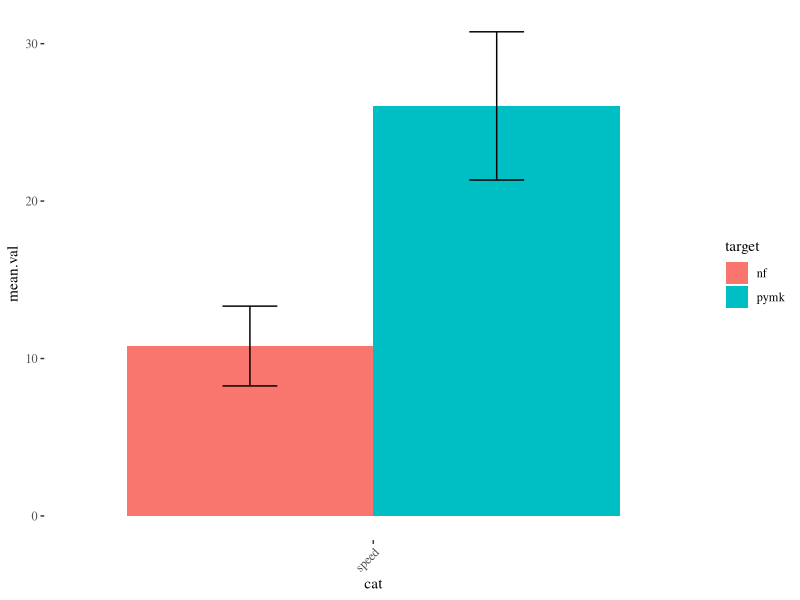
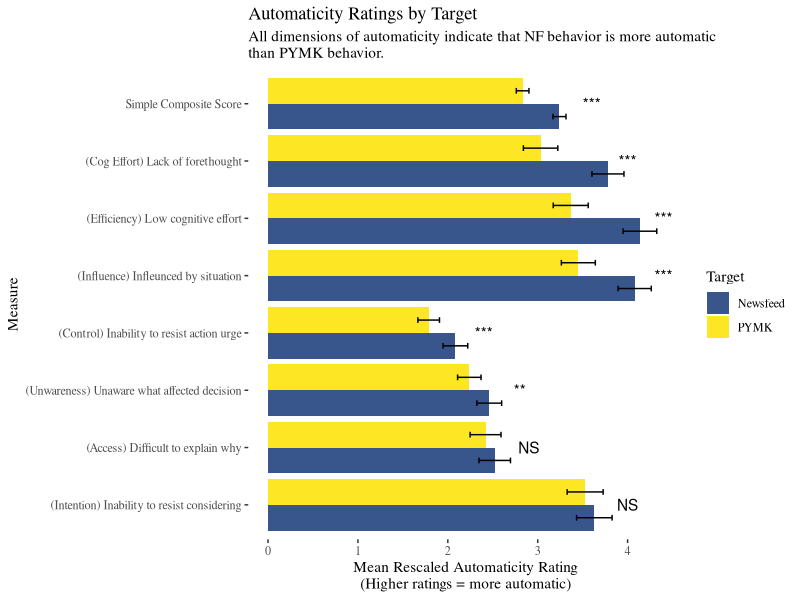
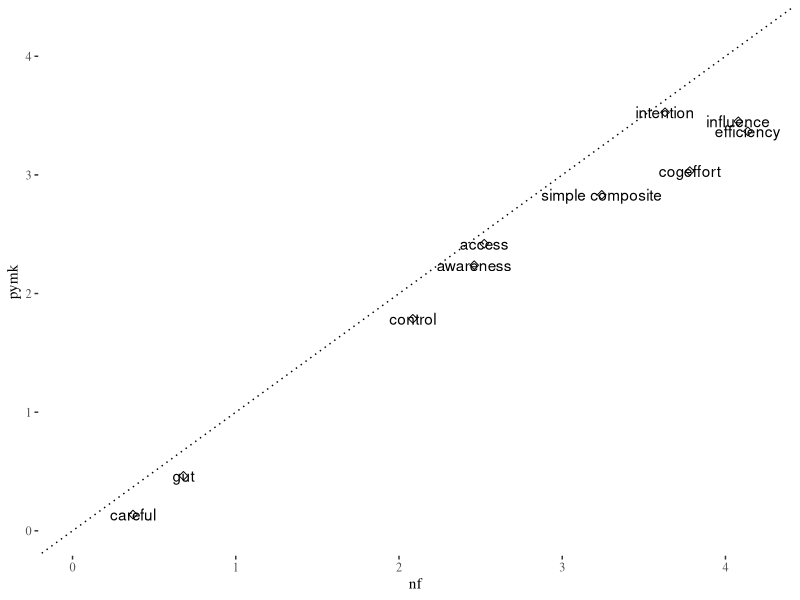
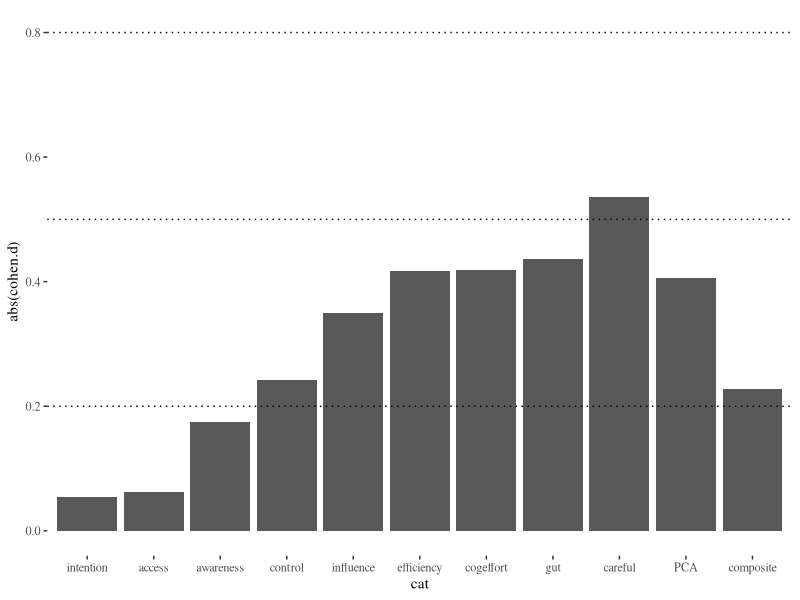
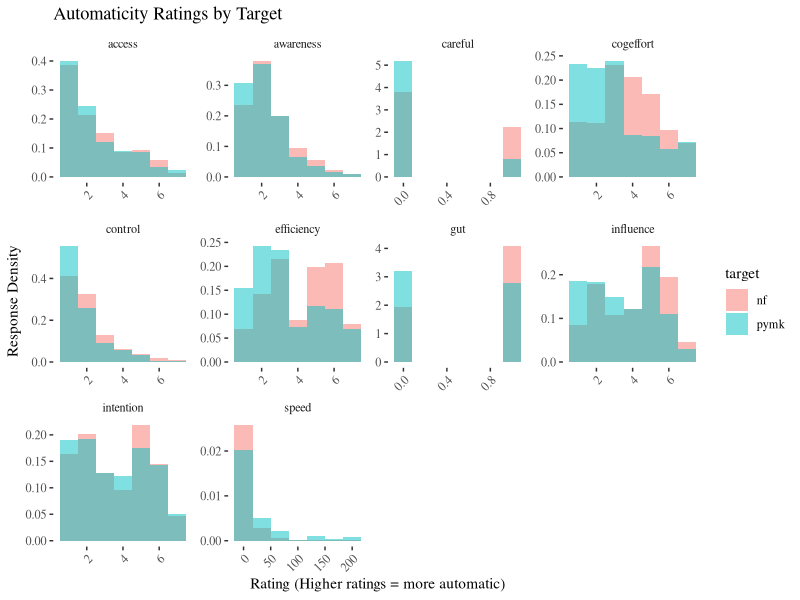
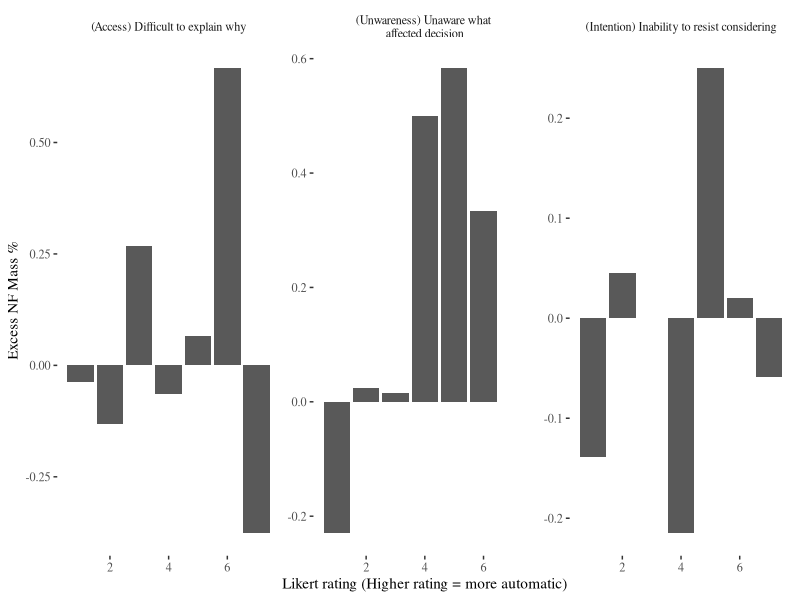
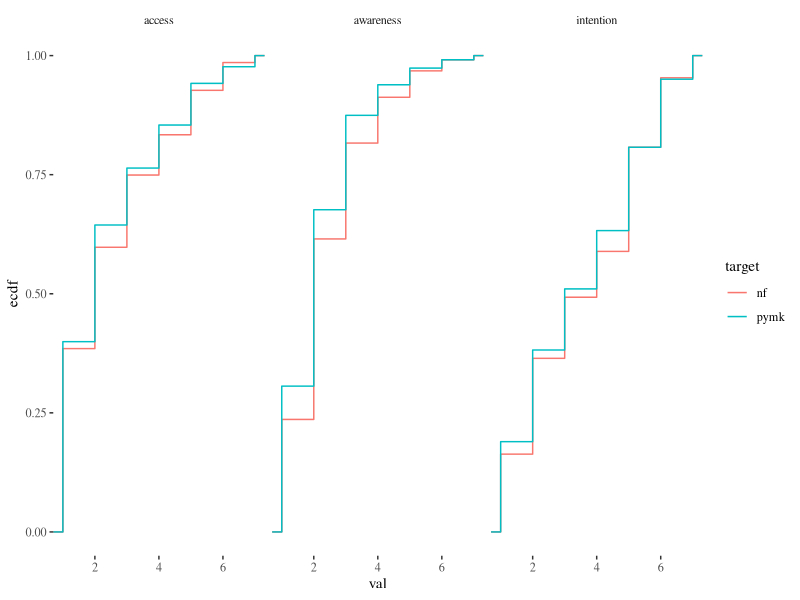
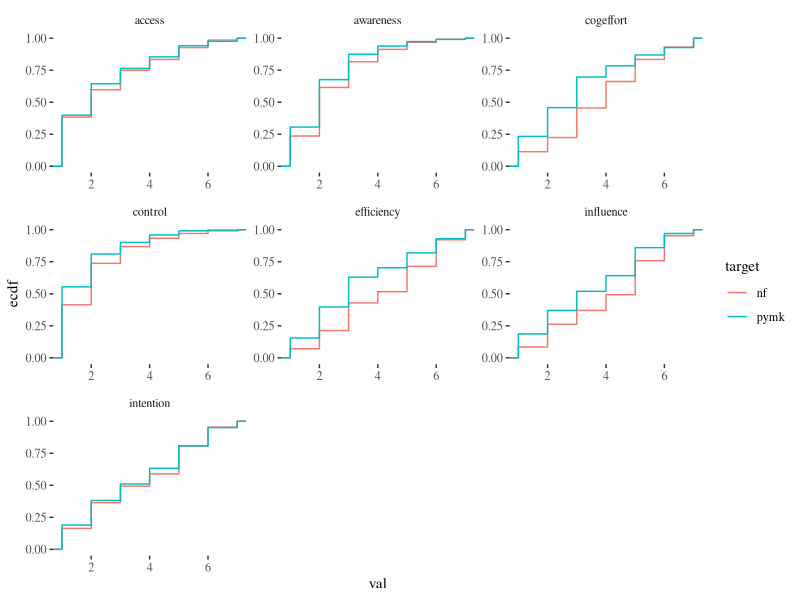

Here is the R script that generated these plots, in order:
## ---- chunk 1
knitr::opts_chunk$set(echo = F)
library(dplyr)
library(tidyr)
library(ggplot2)
library(ggthemes)
theme_set(theme_tufte())
options(ggplot2.continuous.colour="plasma")
options(ggplot2.continuous.fill = "plasma")

knitr::opts_knit$set(root.dir = '/Users/diagdavenport/Desktop/Synced Research/Ludwig/FB/Lockdown')

## ---- chunk 2
 
exim.raw <- read.csv('Data/Experimental Lab Data/Automaticity/ExIm data.csv')

## ---- chunk 3
 
exim.raw$access_pymk <- ifelse(exim.raw$condition1 == "pymk", exim.raw$access1, exim.raw$access2)
exim.raw$access_nf <- ifelse(exim.raw$condition1 == "like", exim.raw$access1, exim.raw$access2)

exim.raw$cogeffort_pymk <- ifelse(exim.raw$condition1 == "pymk", exim.raw$cog_effort1, exim.raw$cog_effort2)
exim.raw$cogeffort_nf <- ifelse(exim.raw$condition1 == "like", exim.raw$cog_effort1, exim.raw$cog_effort2)

exim.raw$influence_pymk <- ifelse(exim.raw$condition1 == "pymk", exim.raw$influence1, exim.raw$influence2)
exim.raw$influence_nf <- ifelse(exim.raw$condition1 == "like", exim.raw$influence1, exim.raw$influence2)

exim.raw$gut_pymk <- ifelse(exim.raw$condition1 == "pymk", exim.raw$gut1, exim.raw$gut2)
exim.raw$gut_nf <- ifelse(exim.raw$condition1 == "like", exim.raw$gut1, exim.raw$gut2)

exim.raw$careful_pymk <- ifelse(exim.raw$condition1 == "pymk", exim.raw$careful1, exim.raw$careful2)
exim.raw$careful_nf <- ifelse(exim.raw$condition1 == "like", exim.raw$careful1, exim.raw$careful2)

exim.raw$awareness_pymk <- ifelse(exim.raw$condition1 == "pymk", exim.raw$awareness1, exim.raw$awareness2)
exim.raw$awareness_nf <- ifelse(exim.raw$condition1 == "like", exim.raw$awareness1, exim.raw$awareness2)

exim.raw$intention_pymk <- ifelse(exim.raw$condition1 == "pymk", exim.raw$intention1, exim.raw$intention2)
exim.raw$intention_nf <- ifelse(exim.raw$condition1 == "like", exim.raw$intention1, exim.raw$intention2)

exim.raw$control_pymk <- ifelse(exim.raw$condition1 == "pymk", exim.raw$controllability1, exim.raw$controllability2)
exim.raw$control_nf <- ifelse(exim.raw$condition1 == "like", exim.raw$controllability1, exim.raw$controllability2)

exim.raw$efficiency_pymk <- ifelse(exim.raw$condition1 == "pymk", exim.raw$efficiency1, exim.raw$efficiency2)
exim.raw$efficiency_nf <- ifelse(exim.raw$condition1 == "like", exim.raw$efficiency1, exim.raw$efficiency2)

exim.raw$speed_pymk <- ifelse(exim.raw$condition1 == "pymk", exim.raw$speed1, exim.raw$speed2)
exim.raw$speed_nf <- ifelse(exim.raw$condition1 == "like", exim.raw$speed1, exim.raw$speed2)


 higher.is.more.automatic <- c("access", "careful", "awareness", "control", "efficiency")
 
 higher.is.less.automatic <-c("cogeffort", "influence", "gut", "intention")

 for (root in higher.is.less.automatic) {
  exim.raw[[paste0(root, "_nf")]] <- max(exim.raw[[paste0(root, "_nf")]], na.rm = T) + 1 - exim.raw[[paste0(root, "_nf")]]
  exim.raw[[paste0(root, "_pymk")]] <- max(exim.raw[[paste0(root, "_pymk")]], na.rm = T) + 1 - exim.raw[[paste0(root, "_pymk")]]
 }
 
## ---- chunk 4

choice.long <- exim.raw %>% dplyr::select(c(ends_with("_nf"), ends_with("_pymk"))) %>% 
  pivot_longer(everything(),
   names_pattern = "(.*)_(.*)",
   names_to = c(".value", ".set"),
   values_to = "count"
 )

head(choice.long)

"new_?(.*)_(.)(.*)"

qs <- c("access",
        "cogeffort",
        "influence",
        "gut",
        "careful",
        "awareness",
        "intention",
        "control",
        "efficiency",
        "speed")

choice.long2 <- choice.long %>% 
  pivot_longer(cols = all_of(qs),
               names_to = "cat",
               values_to = "val") %>% dplyr::rename(target = ".set")


choice.long2$val <- ifelse(choice.long2$cat == "gut",
                 choice.long2$val - 1,
                 choice.long2$val)

choice.long2$val <- ifelse(choice.long2$cat == "careful",
                 choice.long2$val - 1,
                 choice.long2$val)

temp.l.dat <- choice.long2 %>% group_by(cat)  %>% dplyr::summarise(mean.val = mean(val, na.rm = T), sd = sd(val, na.rm = T), n= n()) 

l.dat <- choice.long2 %>% filter(cat == "speed") %>% group_by(cat, target)  %>% dplyr::summarise(mean.val = mean(val, na.rm = T), sd = sd(val, na.rm = T), n= n())

l.dat$ci <- (l.dat$sd/sqrt(l.dat$n))*1.96

 ggplot(l.dat, aes(x = cat, y = mean.val, fill = target)) +
  geom_col(position = "dodge") +
   geom_errorbar(aes(ymin=mean.val-ci, ymax=mean.val+ci),
                 width=.2,                    # Width of the error bars
                  position=position_dodge(.9))  + theme(axis.text.x = element_text(angle = 45, hjust = 1))
 
 dev.copy(jpeg,'Output/Graphs/Experiments/Automaticity/speed bar chart.jpg')
dev.off()

m.long <- merge(choice.long2, temp.l.dat, by = c("cat"))
m.long$z <- (m.long$val - m.long$mean.val)/m.long$sd
 
 label.df <- data.frame(cat = c("access",
                                "awareness",
                                "cogeffort", 
                                "control", 
                                "efficiency",
                                "influence", 
                                "intention",
                                "simple composite"),
                       mean.val = c(2.9, 2.8, 4, 2.4, 4.4, 4.4, 4, 3.6),
                       target = "nf")
 
automaticity.labels <- c(
                                "(Intention) Inability to resist considering",
                                "(Access) Difficult to explain why",
                                "(Unwareness) Unaware what affected decision", 
                                "(Control) Inability to resist action urge",
                                "(Influence) Infleunced by situation",  
                                "(Efficiency) Low cognitive effort", 
                                "(Cog Effort) Lack of forethought",
                                "Simple Composite Score")

l.dat1 <- choice.long2 %>% filter(cat != "speed") %>% group_by(cat, target)  %>% dplyr::summarise(mean.val = mean(val, na.rm = T), sd = sd(val, na.rm = T), n= n()) 

l.dat1$ci <- (l.dat1$sd/sqrt(l.dat1$n))*1.96

l.dat2 <- choice.long2 %>% filter(cat != "speed" & cat != "gut" & cat != "careful") %>% group_by(target)  %>% dplyr::summarise(mean.val = mean(val, na.rm = T), sd = sd(val, na.rm = T), n= n()) 
l.dat2$cat <- "simple composite"
l.dat2$ci <- (l.dat2$sd/sqrt(l.dat2$n))*1.96

pca <- prcomp(choice.long[!is.na(choice.long$access),
                             c("access", "cogeffort", "influence", "awareness", "intention", "control", "efficiency")],
                 center = TRUE, scale. = TRUE)

pca.with.label <- cbind(choice.long[!is.na(choice.long$access), ".set"], pca$x)

l.dat3 <- pca.with.label %>% group_by(.set) %>% dplyr::summarise(mean.val = mean(PC1, na.rm = T), sd = sd(PC1, na.rm = T), n= n()) %>% mutate(target = .set)
l.dat3$cat <- "First Principal Component (28% PVE)"
l.dat3$ci <- (l.dat2$sd/sqrt(l.dat3$n))*1.96

l.dat <- rbind(as.data.frame(l.dat1), as.data.frame(l.dat2))

# sort the bars by effect size
l.dat$cat <- factor(l.dat$cat,levels = c("intention", "access", "awareness", "control", "influence", "efficiency", "cogeffort", "gut", "careful", "simple composite"))

 ggplot(l.dat %>% filter(cat != "careful" & cat != "gut"), aes(x = cat, y = mean.val, fill = target)) +
  geom_col(position = "dodge", aes(fill = target)) +
   geom_errorbar(aes(ymin=mean.val-ci, ymax=mean.val+ci),
                 width=.2,                    # Width of the error bars
                  position=position_dodge(.9)) + xlab("Measure")  +
   ylab("Mean Rescaled Automaticity Rating\n(Higher ratings = more automatic)") +
   labs(title = "Automaticity Ratings by Target",
        subtitle = "All dimensions of automaticity indicate that NF behavior is more automatic \nthan PYMK behavior.") +
   geom_text(data = label.df,
             label = c("NS", "**", "***", "***", "***", "***", "NS", "***"))  +
   scale_x_discrete(labels= automaticity.labels) + coord_flip() +
   scale_fill_manual(values=c("#39568CFF", "#FDE725FF"),
                       name="Target",
                       breaks=c("nf", "pymk"),
                       labels=c("Newsfeed", "PYMK"))
  
dev.copy(jpeg,'Output/Graphs/Experiments/Automaticity/composite score and components.jpg')
dev.off()
 
# pwr.t.test(d = .5, sig.level = .05, power = .8, type = c("paired"))

t <- l.dat %>% dplyr::select(cat, target, mean.val) %>% pivot_wider(names_from = target, values_from = mean.val)

ggplot(t, aes(x=nf, y=pymk, label = cat)) +
  geom_point(size=2, shape=23) + xlim(c(0,4.2)) + ylim(c(0,4.2)) + geom_text() + geom_abline(intercept = 0, slope = 1, linetype = "dotted")

dev.copy(jpeg,'Output/Graphs/Experiments/Automaticity/45 degree scatter.jpg')
dev.off()

cohen.data <- merge(t, temp.l.dat)

cohen.data$cohen.d <- with(cohen.data, (nf - pymk)/sd)

last.row <- data.frame(cat = "PCA",
                       "nf" = l.dat3[1,2],
                       "pymk" = l.dat3[2,2],
                       "mean.val" = 0,
                       sd = sd(pca.with.label$PC1),
                       n = 688,
                       cohen.d = abs(l.dat3[1,2] - l.dat3[2,2])/sd(pca.with.label$PC1))
colnames(last.row) <- names(cohen.data)

cohen.data <- rbind(cohen.data, last.row)


all.vals <- choice.long2 %>% filter(cat != "speed" & cat != "gut" & cat != "careful")

last.row <- data.frame(cat = "composite",
                       "nf" = mean(all.vals[all.vals$target == "nf",]$val, na.rm = T),
                       "pymk" = mean(all.vals[all.vals$target == "pymk",]$val, na.rm = T),
                       "mean.val" = NA,
                       sd = sd(all.vals$val, na.rm = T),
                       n = 688,
                       cohen.d = 777)
colnames(last.row) <- names(cohen.data)

cohen.data <- rbind(cohen.data, last.row)

cohen.data$cohen.d <- with(cohen.data, (nf - pymk)/sd)

 ggplot(cohen.data, aes(x = cat, y = abs(cohen.d))) +
  geom_col(position = "dodge") + geom_hline(yintercept = c(.2,.5,.8), linetype = "dotted")
 
dev.copy(jpeg,'Output/Graphs/Experiments/Automaticity/standardized effect sizes.jpg')
dev.off()

## ---- chunk 5

label_names <- list(
  'access'="(Access) Difficult to explain why",
  'awareness'="(Unwareness) Unaware what \naffected decision",
  'intention'="(Intention) Inability to resist considering"
)

fun_labeller <- function(variable,value){
  return(label_names[value])
}

dat <- m.long %>% group_by(val, target, cat) %>% dplyr::summarise(n= n()) %>%
  pivot_wider(names_from = target, values_from = n, values_fill = 0)

dat <- dat %>% group_by(cat) %>% 
       mutate(perNF=nf/sum(nf)) %>% 
       ungroup

dat <- dat %>% group_by(cat) %>% 
       mutate(perPYMK=pymk/sum(pymk)) %>% 
       ungroup

dat$excess <- (dat$perNF - dat$perPYMK)/dat$perPYMK

l.dat <- m.long %>% filter(cat != "speed") %>% group_by(cat, target)  %>% dplyr::summarise(mean.z = mean(z, na.rm = T), sd = sd(z, na.rm = T), n= n())

l.dat$ci <- (l.dat$sd/sqrt(l.dat$n))*1.96

 ggplot(choice.long2, aes(x = val, fill = target)) +
  geom_histogram(aes(y=..density..), bins=7, alpha=0.5, position="nudge") +
   theme(axis.text.x = element_text(angle = 45, hjust = 1)) + xlab("Measure") +
   ylab("Response Density") + xlab("Rating (Higher ratings = more automatic)") + labs(title = "Automaticity Ratings by Target") + facet_wrap(~ cat, scales = "free")
 
  dev.copy(jpeg,'Output/Graphs/Experiments/Automaticity/histogram for each measure.jpg')
dev.off()
 
 wrap.cats <- c("access",
                "awareness",
                "intention")
 
dat %>%  filter(cat %in% wrap.cats) %>% ggplot(aes(x = val, y = excess)) + geom_bar(stat = "identity") + ylab("Excess NF Mass %") +
  xlab("Likert rating (Higher rating = more automatic)") + facet_wrap(~ cat, scales = "free", labeller = fun_labeller)

 dev.copy(jpeg,'Output/Graphs/Experiments/Automaticity/excess mass.jpg')
dev.off()

choice.long2 %>%  filter(cat %in% wrap.cats) %>%
  ggplot(aes(x=val)) + stat_ecdf(aes(colour=target)) + facet_wrap(~ cat)

'%!in%' <- function(x,y)!('%in%'(x,y))

choice.long2 %>% filter(cat %!in% c("speed", "careful", "gut")) %>%
  ggplot(aes(x=val)) + stat_ecdf(aes(colour=target)) + facet_wrap(~ cat, scales = "free")

dev.copy(jpeg,'Output/Graphs/Experiments/Automaticity/cdf for each measure.jpg')
dev.off()

## ---- chunk 6


label_names <- list(
  'cogeffort'="(Cog Effort) \nLack of forethought",
  'control'="(Control) \nInability to resist action urge",
  'efficiency'="(Efficiency) \nLow cognitive effort",
  'influence'="(Influence) \nInfleunced by situation",
  'access' = "(Access) \nDifficult to explain why",
  'awareness' = "(Unwareness) \nUnaware what affected decision",
  'intention' = "(Intention) \nInability to resist considering"
)

fun_labeller <- function(variable,value){
  return(label_names[value])
}

dat <- m.long %>% group_by(cat) %>% 
       mutate(cat_median = median(val, na.rm = T)) %>% 
       ungroup

dat$above_median <- dat$val >= dat$cat_median

'%!in%' <- function(x,y)!('%in%'(x,y))

l.dat <- dat %>% filter(cat %!in% c("speed", "careful", "gut")) %>% 
  group_by(cat, target)  %>% 
  dplyr::summarise(percent.above = mean(above_median, na.rm = T), sd = sd(above_median, na.rm = T), n= n())

l.dat$ci <- (l.dat$sd/sqrt(l.dat$n))*1.96
pd <- position_dodge(0.1)

 ggplot(l.dat, aes(x = target, y = percent.above)) +
  geom_bar(stat="identity", position=pd) +
   geom_errorbar(aes(ymin=percent.above-ci, ymax=percent.above+ci), colour="black", width=.1, position=pd) +
   theme(axis.text.x = element_text(angle = 45, hjust = 1)) + xlab("Measure") +
   ylab("Percent of responses above median") + xlab("") + labs(title = "Median splits of automaticity Ratings by Target") + facet_wrap(~ cat, scales = "free", labeller = fun_labeller)
 
  dev.copy(jpeg,'Output/Graphs/Experiments/Automaticity/bar chart pct above median.jpg')
dev.off()
  
## ---- chunk 7

label_names <- list(
  'careful'="(Careful) Not a careful consideration",
  'gut'="(Gut) Based on gut reaction"
)

fun_labeller <- function(variable,value){
  return(label_names[value])
}

l.dat <- m.long %>% filter(cat %in% c("careful", "gut")) %>% 
  group_by(cat, target)  %>% 
  dplyr::summarise(mean = mean(val, na.rm = T), sd = sd(val, na.rm = T), n= n())

l.dat$ci <- (l.dat$sd/sqrt(l.dat$n))*1.96
pd <- position_dodge(0.1)

 ggplot(l.dat, aes(x = target, y = mean, fill = target)) +
  geom_bar(stat="identity", position=pd) +
   geom_errorbar(aes(ymin=mean-ci, ymax=mean+ci), colour="black", width=.1, position=pd) +
   theme(axis.text.x = element_text(angle = 45, hjust = 1)) + xlab("Measure") +
   ylab("Percent giving more automatic answer") + xlab("") + labs(title = "Rate of Affirming Automaticity by Target") + facet_wrap(~ cat, scales = "free", labeller = fun_labeller) +
   scale_fill_manual(values=c("#39568CFF", "#FDE725FF"))
 
  dev.copy(jpeg,'Output/Graphs/Experiments/Automaticity/bar chart binary measures.jpg')
dev.off()

## ---- chunk 8

m.long %>% filter(cat == "speed") %>%
  ggplot(aes(x = val, fill = target)) +
  geom_histogram(aes(fill = target, y = ..density..), position = "dodge") +
  labs(title = "Histogram of reported time to decide")

 dev.copy(jpeg,'Output/Graphs/Experiments/Automaticity/speed histogram.jpg')
dev.off()

m.long %>% filter(cat == "speed") %>%
  mutate(x_new = ifelse(val > 60, 60, val)) %>% 
  ggplot(aes(x = x_new, fill = target)) +
  geom_histogram(aes(fill = target, y = ..density..), position = "dodge") + labs(title = "Histogram of reported time to decide",
                                                                subtitle = "bin over 60")

 dev.copy(jpeg,'Output/Graphs/Experiments/Automaticity/speed histogram - bin over 60.jpg')
dev.off()

m.long %>% filter(cat == "speed") %>%
  mutate(x_new = ifelse(val > 30, 30, val)) %>% 
  ggplot(aes(x = x_new, fill = target)) +
  geom_histogram(aes(fill = target, y = ..density..), position = "dodge") + labs(title = "Histogram of reported time to decide",
                                                                subtitle = "bin over 30")

 dev.copy(jpeg,'Output/Graphs/Experiments/Automaticity/speed histogram - bin over 30.jpg')
dev.off()

m.long %>% filter(cat == "speed") %>% 
  mutate(x_new = ifelse(val > 60, 60, val)) %>%
ggplot(aes(x=x_new)) + stat_ecdf(aes(colour=target)) +
   scale_color_manual(values=c("#39568CFF", "#FDE725FF"))

dev.copy(jpeg,'Output/Graphs/Experiments/Automaticity/speed cdf - bin over 60.jpg')
dev.off()
